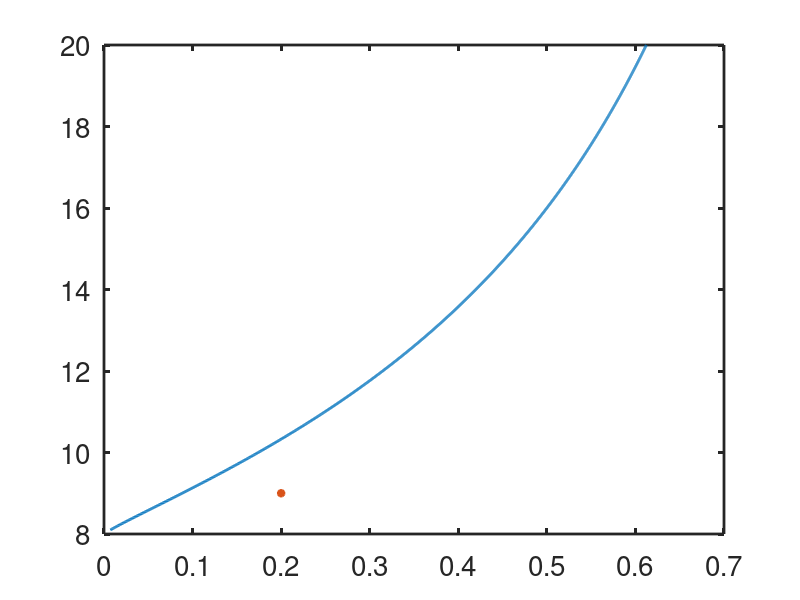
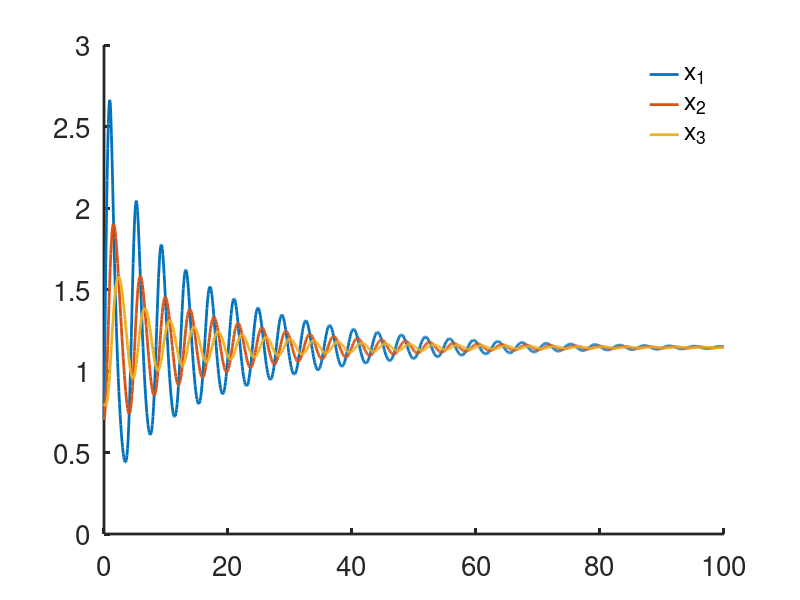

These figures' MATLAB source, in order:
%the Goldwin negative feedback oscillator
function repressilator 

set(0,                           ...
   'defaultaxesfontsize', 20,   ...
   'defaultaxeslinewidth', 2.0, ...
 'defaultlinelinewidth', 2.0);
global  alpha  p
%parameters
 
 
% The Golwin Oscillator
% For Keener and Sneyd, Mathematical Physiology, Third Edition, Chapter 10

% first get the HB curve
%stability for Goldwin model
P=[8.1:.01:20];

y=(8./(P-8)).^(1./P);

b = 1./((1+y.^P).*y);

 alpha = 0.2;
 
  p = 9;
figure(1)
plot(b,P,alpha,p,'*')
 


  m1=0.7 ;
  m2=m1;
  m3=0.8;

  init=[m1,m2,m3];
total=100;
tstep = 0.1;
tic
%specify the output points
tspan = [0:tstep:total];
[T,S] = ode23s(@deRHS,tspan, init, odeset('maxstep',10));  
toc

figure(2)
plot(T,S(:,1),T,S(:,2),T,S(:,3))
legend('boxoff')
legend('x_1','x_2','x_3')
box off
function s_prime=deRHS(t,sol) 
global  alpha  p 
x1=sol(1); 
x2=sol(2);
x3=sol(3);

x1p =  1/(1+x3^p)/alpha - x1;
x2p =   (x1-x2);
x3p =   (x2-x3); 


s_prime =[x1p;x2p;x3p];
 
